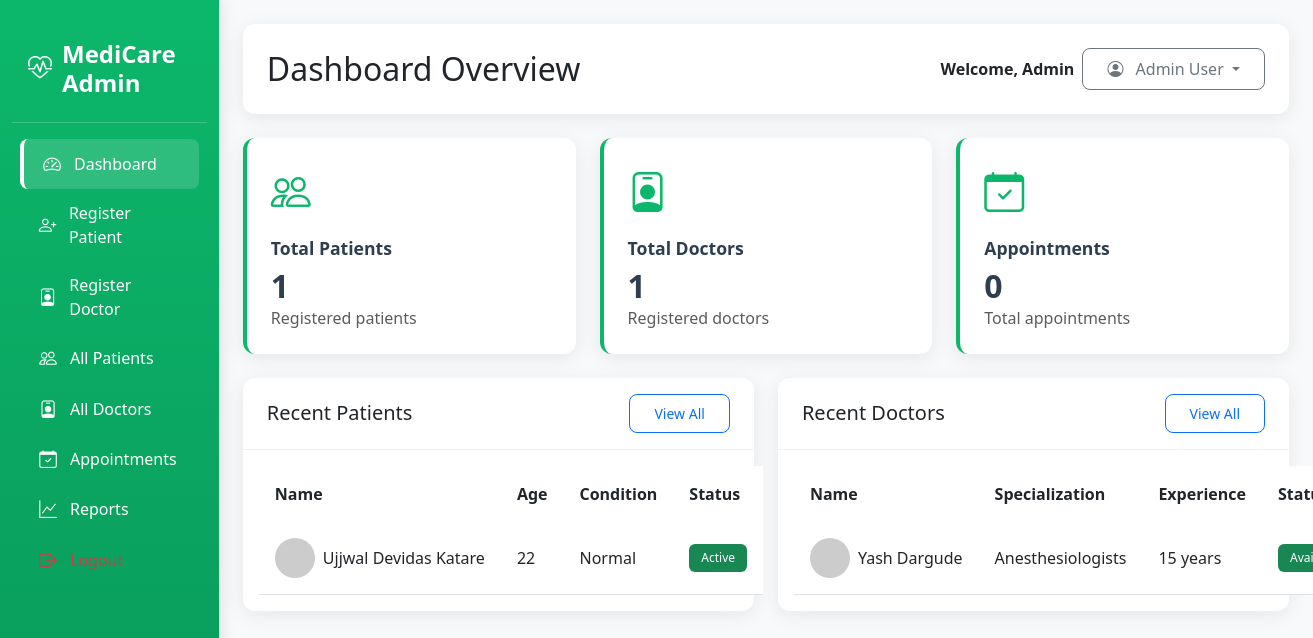
/admin_dashboard/, run on the app's committed database.
### app/models.py (models this page shows, shortened)
class Patient(models.Model):
    GENDER_CHOICES = [
        ('Male', 'Male'),
        ('Female', 'Female'),
        ('Other', 'Other')
    ]
    full_name = models.CharField(max_length=100)
    age = models.IntegerField()
    gender = models.CharField(max_length=10, choices=GENDER_CHOICES)
    email = models.EmailField(unique=True)
    phone = models.CharField(max_length=15)
    address = models.TextField()
    disease = models.TextField(blank=True, null=True)
    doctor_assigned = models.CharField(max_length=100, blank=True, null=True)
    blockchain_hash = models.CharField(max_length=255, blank=True, null=True)
    qr_code = models.ImageField(upload_to='qrcodes/', blank=True, null=True)
    tx_hash = models.CharField(max_length=255, blank=True, null=True)
    password = models.CharField(max_length=128, blank=True, null=True)
    is_password_set = models.BooleanField(default=False)  # ✅ to track password creation
    created_at = models.DateTimeField(auto_now_add=True)

class Doctor(models.Model):
    full_name = models.CharField(max_length=100)
    specialization = models.CharField(max_length=100)
    email = models.EmailField(unique=True)
    phone = models.CharField(max_length=15)
    experience = models.IntegerField(help_text="Experience in years")
    photo = models.ImageField(upload_to='doctors/', blank=True, null=True)
    password = models.CharField(max_length=128, blank=True, null=True)
    is_password_set = models.BooleanField(default=False)
    created_at = models.DateTimeField(auto_now_add=True)

### app/views.py (the view)
# urls.py: path('admin_dashboard/', views.admin_dashboard, name='admin_dashboard'),
def admin_dashboard(request):
    context = {
        'all_patients': Patient.objects.all().order_by('-created_at'),
        'all_doctors': Doctor.objects.all().order_by('-created_at'),
        'all_appointments': Appointment.objects.all().order_by('-date'),
        'total_patients': Patient.objects.count(),
        'total_doctors': Doctor.objects.count(),
        'total_appointments': Appointment.objects.count(),
    }
    return render(request, 'admin_dashboard.html', context)

### templates/admin_dashboard.html (shortened to what this page needs)
{% load static %}
<!DOCTYPE html>
<html lang="en">
  <head>
    <link
      href="https://cdn.jsdelivr.net/npm/bootstrap@5.3.0/dist/css/bootstrap.min.css"
      rel="stylesheet"
    />
    <link
      rel="stylesheet"
      href="https://cdn.jsdelivr.net/npm/bootstrap-icons@1.10.0/font/bootstrap-icons.css"
    />
    <link
      rel="stylesheet"
      href="https://cdn.jsdelivr.net/npm/sweetalert2@11/dist/sweetalert2.min.css"
    />
  </head>
  <body>
    <div class="container-fluid">
      <div class="row">
        <nav class="col-md-3 col-lg-2 d-md-block sidebar" id="sidebarMenu">
          <div class="brand">
            <h4><i class="bi bi-heart-pulse"></i> MediCare Admin</h4>
          </div>
          <div class="nav flex-column">
            <a class="nav-link active" onclick="showSection('home')">
              <i class="bi bi-speedometer2"></i> Dashboard
            </a>
            <a class="nav-link" onclick="showSection('register-patient')">
              <i class="bi bi-person-plus"></i> Register Patient
            </a>
            <a class="nav-link" onclick="showSection('register-doctor')">
              <i class="bi bi-person-badge"></i> Register Doctor
            </a>
            <a class="nav-link" onclick="showSection('patients')">
              <i class="bi bi-people"></i> All Patients
            </a>
            <a class="nav-link" onclick="showSection('doctors')">
              <i class="bi bi-person-badge"></i> All Doctors
            </a>
            <a class="nav-link" onclick="showSection('appointments')">
              <i class="bi bi-calendar-check"></i> Appointments
            </a>
            <a class="nav-link" onclick="showSection('reports')">
              <i class="bi bi-graph-up"></i> Reports
            </a>
            <a class="nav-link text-danger" href="{% url 'log_out' %}">
              <i class="bi bi-box-arrow-right"></i> Logout
            </a>
          </div>
        </nav>
        <main class="col-md-9 ms-sm-auto col-lg-10 px-md-4 py-4">
          <div id="home" class="content-section active">
            <div class="page-header flex-wrap text-center text-md-start">
              <h2 class="mb-2 mb-md-0">Dashboard Overview</h2>
              <div
                class="d-flex flex-wrap align-items-center justify-content-center justify-content-md-end gap-2"
              >
                <span class="fw-semibold">Welcome, Admin</span>
                <div class="dropdown">
                  <button
                    class="btn btn-outline-secondary dropdown-toggle"
                    type="button"
                    data-bs-toggle="dropdown"
                  >
                    <i class="bi bi-person-circle me-2"></i> Admin User
                  </button>
                </div>
              </div>
            </div>
            <div class="row g-3 g-md-4 mb-4">
              <div class="col-12 col-md-4">
                <div class="stats-card text-center text-md-start">
                  <div class="card-icon mx-auto mx-md-0">
                    <i class="bi bi-people"></i>
                  </div>
                  <h3>Total Patients</h3>
                  <h2>{{ total_patients }}</h2>
                  <p class="text-muted mb-0">Registered patients</p>
                </div>
              </div>
              <div class="col-12 col-md-4">
                <div class="stats-card text-center text-md-start">
                  <div class="card-icon mx-auto mx-md-0">
                    <i class="bi bi-person-badge"></i>
                  </div>
                  <h3>Total Doctors</h3>
                  <h2>{{ total_doctors }}</h2>
                  <p class="text-muted mb-0">Registered doctors</p>
                </div>
              </div>
              <div class="col-12 col-md-4">
                <div class="stats-card text-center text-md-start">
                  <div class="card-icon mx-auto mx-md-0">
                    <i class="bi bi-calendar-check"></i>
                  </div>
                  <h3>Appointments</h3>
                  <h2>{{ total_appointments }}</h2>
                  <p class="text-muted mb-0">Total appointments</p>
                </div>
              </div>
            </div>
            <div class="row g-3 g-md-4">
              <div class="col-12 col-lg-6">
                <div class="card">
                  <div
                    class="card-header d-flex flex-wrap justify-content-between align-items-center"
                  >
                    <h5 class="mb-2 mb-md-0">Recent Patients</h5>
                    <a
                      href="#"
                      class="btn btn-sm btn-outline-primary"
                      onclick="showSection('patients')"
                      >View All</a
                    >
                  </div>
                  <div class="card-body">
                    {% if all_patients %}
                    <div class="mobile-table-container">
                      <table class="table table-hover mb-0 mobile-table text-nowrap">
                        <thead>
                          <tr>
                            <th>Name</th>
                            <th>Age</th>
                            <th>Condition</th>
                            <th>Status</th>
                          </tr>
                        </thead>
                        <tbody>
                          {% for patient in all_patients|slice:":5" %}
                          <tr>
                            <td>
                              <div class="d-flex align-items-center">
                                <img
                                  src="https://ui-avatars.com/api/?name={{ patient.full_name|urlencode }}&background=0cb76b&color=fff"
                                  class="user-avatar me-2"
                                  alt="Avatar"
                                />
                                <div>{{ patient.full_name }}</div>
                              </div>
                            </td>
                            <td>{{ patient.age }}</td>
                            <td>{{ patient.disease|default:"Not specified"|truncatewords:3 }}</td>
                            <td><span class="badge bg-success">Active</span></td>
                          </tr>
                          {% endfor %}
                        </tbody>
                      </table>
                    </div>
                    {% else %}
                    <p class="text-center text-muted my-3">No patients found.</p>
                    {% endif %}
                  </div>
                </div>
              </div>
              <div class="col-12 col-lg-6">
                <div class="card">
                  <div
                    class="card-header d-flex flex-wrap justify-content-between align-items-center"
                  >
                    <h5 class="mb-2 mb-md-0">Recent Doctors</h5>
                    <a
                      href="#"
                      class="btn btn-sm btn-outline-primary"
                      onclick="showSection('doctors')"
                      >View All</a
                    >
                  </div>
                  <div class="card-body">
                    {% if all_doctors %}
                    <div class="mobile-table-container">
                      <table class="table table-hover mb-0 mobile-table text-nowrap">
                        <thead>
                          <tr>
                            <th>Name</th>
                            <th>Specialization</th>
                            <th>Experience</th>
                            <th>Status</th>
                          </tr>
                        </thead>
                        <tbody>
                          {% for doctor in all_doctors|slice:":5" %}
                          <tr>
                            <td>
                              <div class="d-flex align-items-center">
                                {% if doctor.photo %}
                                <img
                                  src="{{ doctor.photo.url }}"
                                  class="user-avatar me-2"
                                  alt="Doctor Photo"
                                />
                                {% else %}
                                <img
                                  src="https://ui-avatars.com/api/?name={{ doctor.full_name|urlencode }}&background=0cb76b&color=fff"
                                  class="user-avatar me-2"
                                  alt="Doctor Avatar"
                                />
                                {% endif %}
                                <div>{{ doctor.full_name }}</div>
                              </div>
                            </td>
                            <td>{{ doctor.specialization }}</td>
                            <td>{{ doctor.experience }} years</td>
                            <td><span class="badge bg-success">Available</span></td>
                          </tr>
                          {% endfor %}
                        </tbody>
                      </table>
                    </div>
                    {% else %}
                    <p class="text-center text-muted my-3">No doctors found.</p>
                    {% endif %}
                  </div>
                </div>
              </div>
            </div>
          </div>
        </main>
      </div>
    </div>
  </body>
</html>

### templates/admin_dashboard.html (style rules this page uses)
:root { --primary-color: #0cb76b; --primary-dark: #09995a; --secondary-color: #2c3e50; --light-bg: #f8f9fa; --card-shadow: 0 4px 20px rgba(0, 0, 0, 0.08); --hover-shadow: 0 8px 25px rgba(0, 0, 0, 0.12); }
body { background-color: var(--light-bg); font-family: "Segoe UI", Tahoma, Geneva, Verdana, sans-serif; }
.sidebar { min-height: 100vh; background: linear-gradient( 180deg, var(--primary-color), var(--primary-dark) ); color: white; padding-top: 1rem; box-shadow: 3px 0 15px rgba(0, 0, 0, 0.1); z-index: 1000; }
.sidebar .brand { padding: 1.5rem 1rem; border-bottom: 1px solid rgba(255, 255, 255, 0.2); margin-bottom: 1rem; }
.sidebar .brand h4 { font-weight: 700; margin: 0; display: flex; align-items: center; gap: 10px; }
.sidebar .nav-link { color: white; padding: 0.75rem 1rem; border-radius: 8px; margin: 0 0.5rem; transition: all 0.3s; display: flex; align-items: center; gap: 10px; }
.sidebar .nav-link:hover, .sidebar .nav-link.active { background: rgba(255, 255, 255, 0.15); border-left: 4px solid #fff; }
.sidebar .nav-link i { font-size: 1.1rem; width: 24px; text-align: center; }
.content-section { display: none; animation: fadeIn 0.5s ease; }
.content-section.active { display: block; }
.page-header { background: white; border-radius: 12px; padding: 1.5rem; margin-bottom: 1.5rem; box-shadow: var(--card-shadow); display: flex; justify-content: space-between; align-items: center; }
.stats-card { background: white; color: var(--secondary-color); border-radius: 12px; padding: 1.5rem; box-shadow: var(--card-shadow); transition: transform 0.3s, box-shadow 0.3s; border-left: 4px solid var(--primary-color); height: 100%; }
.stats-card .card-icon { font-size: 2.5rem; color: var(--primary-color); margin-bottom: 1rem; }
.stats-card h3 { font-size: 1.1rem; font-weight: 600; margin-bottom: 0.5rem; }
.stats-card h2 { font-size: 2rem; font-weight: 700; margin: 0; }
.card { border: none; border-radius: 12px; box-shadow: var(--card-shadow); transition: transform 0.3s, box-shadow 0.3s; margin-bottom: 1.5rem; }
.card-header { font-weight: 600; font-size: 1.1rem; background: white; border-bottom: 1px solid rgba(0, 0, 0, 0.05); padding: 1rem 1.5rem; border-radius: 12px 12px 0 0 !important; }
.table thead { background: linear-gradient( 45deg, var(--primary-color), var(--primary-dark) ); color: white; }
.table th { border: none; padding: 1rem; font-weight: 600; }
.table td { padding: 1rem; vertical-align: middle; }
.table tbody tr { transition: background-color 0.2s; }
.btn { border-radius: 8px; padding: 0.5rem 1.5rem; font-weight: 500; transition: all 0.3s; }
.badge { padding: 0.5rem 0.75rem; border-radius: 6px; font-weight: 500; }
.user-avatar { width: 40px; height: 40px; border-radius: 50%; object-fit: cover; }

### data on the page
Patient: full_name "Ujjwal Devidas Katare", age "22", disease "Normal"
Doctor: full_name "Yash Dargude", specialization "Anesthesiologists", experience "15"

### other printed values
{{ total_patients }} "1"
{{ total_doctors }} "1"
{{ total_appointments }} "0"
